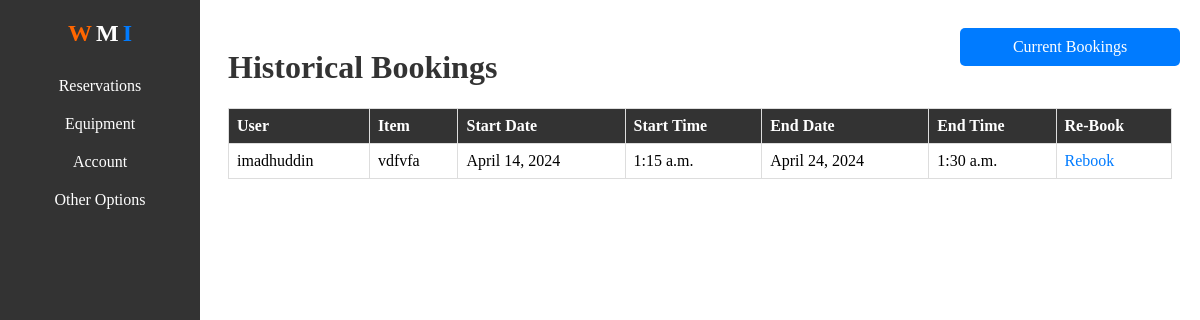
The page /historical/ on the database its author committed.
### appone/models.py (models this page shows, shortened)
class Booking(models.Model):
    item = models.ForeignKey(Item, on_delete=models.CASCADE)
    user = models.ForeignKey(User, on_delete=models.CASCADE)
    start_date = models.DateField()
    start_time = models.TimeField()
    end_date = models.DateField()
    end_time = models.TimeField()
    is_overdue = models.BooleanField(default=False)

class Item(models.Model):
    deviceSerialNumber = models.CharField(max_length=50, null=True, blank=True)
    name = models.CharField(max_length=50)
    type = models.ForeignKey('ItemType', on_delete=models.SET_NULL, null=True)
    CPU = models.CharField(max_length=50, null=True, blank=True)
    GPU = models.CharField(max_length=50, null=True, blank=True)
    RAM = models.CharField(max_length=50, null=True, blank=True)
    status = models.ForeignKey('ItemStatus', on_delete=models.SET_NULL, null=True)
    onsite = models.CharField(max_length=50, null=True, blank=True)
    audit = models.CharField(max_length=50, null=True, blank=True)
    quantity = models.CharField(max_length=50, null=True, blank=True)
    location = models.CharField(max_length=50, null=True, blank=True)
    dateOut = models.CharField(max_length=50, null=True, blank=True)
    dateReturn = models.CharField(max_length=50, null=True, blank=True)
    description = models.TextField(null=True, blank=True)
    comments = models.TextField(null=True, blank=True)
    user = models.ForeignKey(User, on_delete=models.SET_NULL, null=True, blank=True)

### appone/views.py (the view)
# urls.py: path('historical/', views.historical, name='historical'),
def historical(request):
    historical_bookings = Booking.objects.filter(end_date__lt=timezone.now().date())
    return render(request, 'appone/historical.html', {'historical_bookings': historical_bookings})

### appone/templates/appone/historical.html (shortened to what this page needs)
<!DOCTYPE html>
<html lang="en">
<head>
</head>
<body>
    <a href="{% url 'bookings_view' %}" class="bookings-tab"> Current Bookings</a>
    <div class="sidebar">
        <div class="sidebar-logo">
            <span style="font-size: 24px; font-weight: bold; color: #ff6600;">W</span>
            <span style="font-size: 24px; font-weight: bold; color: #ffffff;">M</span>
            <span style="font-size: 24px; font-weight: bold; color: #007bff;">I</span>
        </div>
        <ul>
            <li><a href="#">Reservations</a></li>
            <li><a href="#">Equipment</a></li>
            <li><a href="#">Account</a></li>
            <li><a href="#">Other Options</a></li>
        </ul>
    </div>
    <div class="content">
        <h1>Historical Bookings</h1>
        <table>
            <thead>
                <tr>
                    <th>User</th>
                    <th>Item</th>
                    <th>Start Date</th>
                    <th>Start Time</th>
                    <th>End Date</th>
                    <th>End Time</th>
                    <th>Re-Book</th>
                </tr>
            </thead>
            <tbody>
                {% for booking in historical_bookings %}
                <tr>
                    <td>{{ booking.user.username }}</td>
                    <td>{{ booking.item.name }}</td>
                    <td>{{ booking.start_date }}</td>
                    <td>{{ booking.start_time }}</td>
                    <td>{{ booking.end_date }}</td>
                    <td>{{ booking.end_time }}</td>
                    <td>
                        {% if booking.item.quantity != '0' and booking.item.status.status == 'available' %}
                            <a href="{% url 'rebook' booking.item.id %}">Rebook</a>
                        {% else %}
                            <button type="button" disabled>Rebook</button>
                        {% endif %}
                    </td>
                </tr>
                {% endfor %}
            </tbody>
        </table>
    </div>
</body>
</html>

### appone/templates/appone/historical.html (style rules this page uses)
.sidebar { position: fixed; left: 0; top: 0; height: 100%; width: 200px; background-color: #333; color: #fff; padding-top: 20px; text-align: center; }
.sidebar-logo { margin-bottom: 20px; }
.sidebar-logo span { font-size: 24px; font-weight: bold; }
.sidebar ul { list-style-type: none; padding: 0; }
.sidebar ul li { padding: 10px; }
.sidebar ul li a { color: #fff; text-decoration: none; }
.content { margin-left: 200px; padding: 20px; }
h1 { color: #333; }
table { width: 100%; border-collapse: collapse; margin-top: 20px; }
th, td { border: 1px solid #ddd; padding: 8px; text-align: left; }
th { background-color: #333; color: #fff; }
a { color: #007bff; text-decoration: none; }
.bookings-tab { background-color: #007bff; color: #fff; padding: 10px; border-radius: 5px; margin-top: 20px; text-align: center; text-decoration: none; display: block; width: 200px; position: absolute; right: 20px; }

### rows shown on the page
Booking: user.username "imadhuddin", item.name "vdfvfa", start_date "April 14, 2024", start_time "1:15 a.m.", end_date "April 24, 2024", end_time "1:30 a.m.", shows "Rebook"
